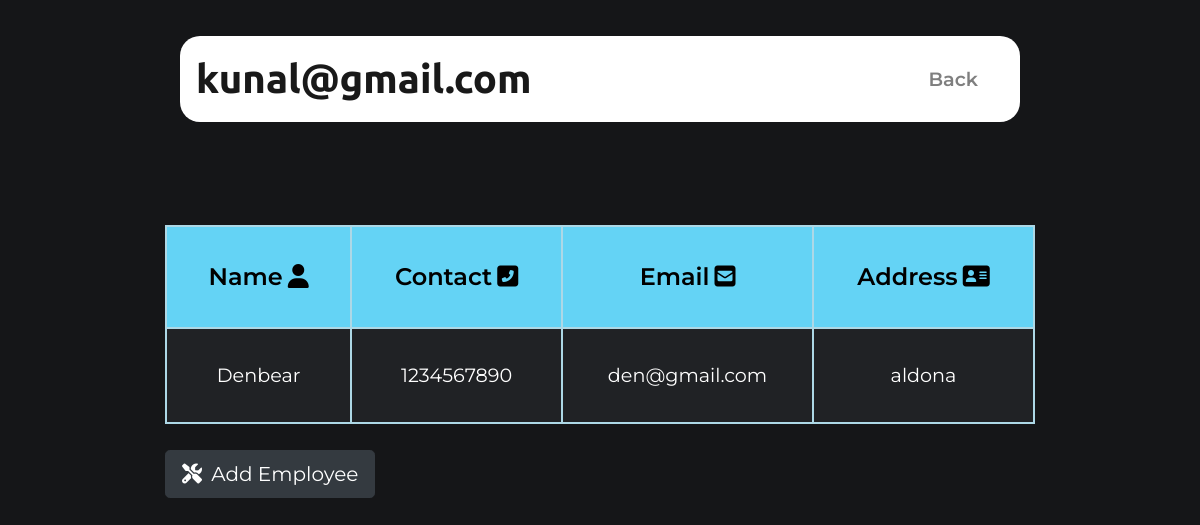
Page /ServiceCenter/displayEmp.php (signed in) on the committed database.
### tables this page shows
CREATE TABLE IF NOT EXISTS `employee` (
  `employee_id` int NOT NULL AUTO_INCREMENT,
  `employee_name` varchar(50) NOT NULL,
  `employee_contact` varchar(11) NOT NULL,
  `employee_email` varchar(40) NOT NULL,
  `employee_address` varchar(100) NOT NULL,
  PRIMARY KEY (`employee_id`)
);

### ServiceCenter/displayEmp.php (the view, shortened to what this page needs)
<?php
require 'config/connect.php';
$chk_sql = mysqli_query($connect, "select * from employee");
?>
<!DOCTYPE html>
<html>
<head>
    <link rel="stylesheet" href="https://stackpath.bootstrapcdn.com/bootstrap/4.3.1/css/bootstrap.min.css">
    <link rel="stylesheet" href="css/profile.css">
    <link rel="stylesheet" href="css/style.css">
</head>
<body>
    <section id="title">
        <div class="containers-fluid">
            <nav class="navbar navbar-expand-lg navbar-light  ">
                <a class="navbar-brand" href="" id="username" value="">
                    <?php
                    echo $_SESSION['email'];
                    ?>
                </a>
                <div class="collapse navbar-collapse" id="navbarSupportedContent">
                    <ul class="navbar-nav ml-auto">
                        <li class="nav-item">
                            <a class="nav-link" href="adminProfile.php" id="back">Back</a>
                        </li>
                    </ul>
                </div>
            </nav>
            <div class="row">
                <table class="user-details">
                    <tr>
                        <th>Name<i class="fa fa-user " style="margin-left: 5px;margin-top: 5px;"></i></th>
                        <th>Contact<i class="fas fa-phone-square-alt" style="margin-left: 5px;margin-top: 5px;"></i></th>
                        <th>Email<i class="fas fas fa-envelope-square" style="margin-left: 5px;margin-top: 5px;"></i></th>
                        <th>Address<i class="fas fa-address-card" style="margin-left: 5px;margin-top: 5px;"></i></th>
                    </tr>
                    <?php
                    while ($emp_data = mysqli_fetch_array($chk_sql)) {
                        $empname = $emp_data['employee_name'];
                        $empcontno = $emp_data['employee_contact'];
                        $empemail = $emp_data['employee_email'];
                        $empaddress = $emp_data['employee_address'];
                    ?>
                        <tr>
                            <td><?php echo $empname; ?></td>
                            <td><?php echo $empcontno; ?></td>
                            <td><?php echo $empemail; ?></td>
                            <td><?php echo $empaddress; ?></td>
                        </tr>
                    <?php
                    }
                    ?>
                </table>
                <button type="button" class="btn btn-dark btn-lg" style="margin-top: 3%;" id="add_Employee"><i class="fas fa-tools" style="margin-right: 4px;"></i> Add Employee</button>
            </div>
        </div>
    </section>
</body>
</html>

### ServiceCenter/css/profile.css (style rules this page uses)
body { font-family: "Montserrat", sans-serif; text-align: center; background-color: #6c757d; }
.containers-fluid { padding: 7% 15%; }
.navbar { margin: 0 0 1rem; background-color: white; color: #000; border-radius: 20px; }
.navbar-brand { font-family: "Ubuntu", sans-serif; font-size: 2.5rem; font-weight: bold; }
.nav-item { padding: 0 18px; }
.nav-link { font-size: 1.2rem; font-family: "Montserrat", sans-serif; font-weight: 600; }
#title { background-color: #000; color: ghostwhite; text-align: left; }
#title .containers-fluid { padding: 3% 15% 8%; }
.containers-fluid { height: 97vh; background-color: #151618; }
table { width: 100%; }
table, th, td { color: white; border: 2px solid lightblue; text-align: center; padding: 2rem; }
th { height: 4.5rem; font-size: 1.5rem; font-weight: 600; color: black; background-color: rgb(100, 211, 245); }
td { height: 5rem; font-size: 1.2rem; background-color: black; }
.user-details th { height: 4.5rem; font-size: 1.5rem; font-weight: 600; color: black; background-color: rgb(100, 211, 245); }
.user-details td { height: 5rem; font-size: 1.2rem; background-color: #202225; }
.user-details { margin-top: 10%; }

### ServiceCenter/css/style.css (style rules this page uses)
* { box-sizing: border-box; }
body { background-color: #151618; }

### rows in the picture
employee: employee_name "Denbear", employee_contact "1234567890", employee_email "den@gmail.com", employee_address "aldona"

### other values in the picture
$_SESSION['email'] "kunal@gmail.com"
